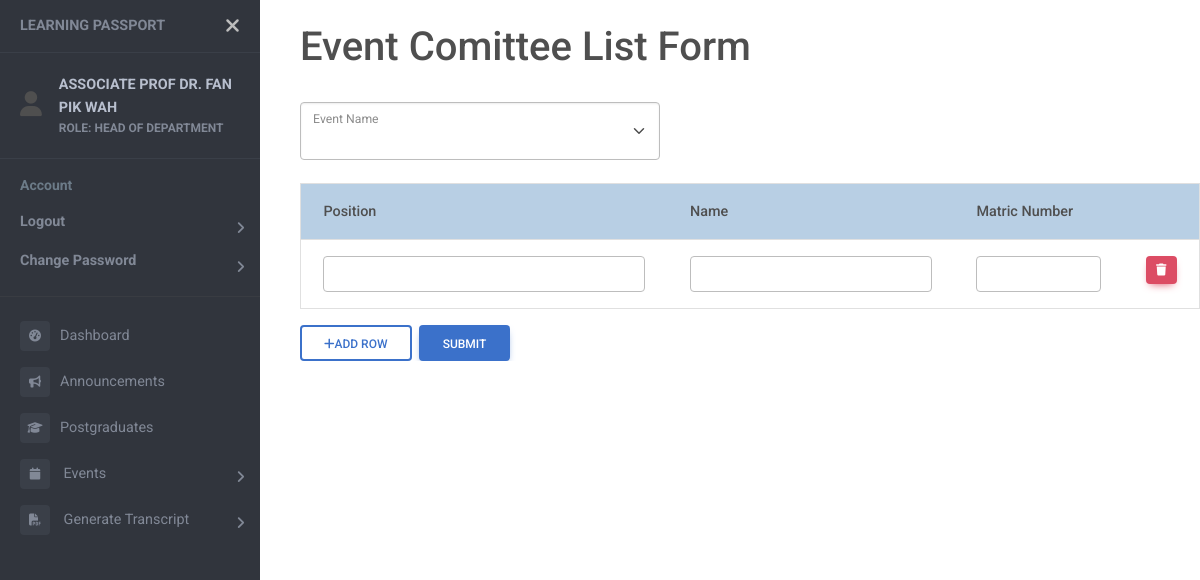
The page /try (signed in) on the database its author committed.
### users/models.py (models this page shows)
class User(AbstractUser):
    objects = UserManager()
    email = models.EmailField('email adress', unique=True)
    USERNAME_FIELD = 'email'
    REQUIRED_FIELDS = []
    first_name = None
    last_name = None
    username = None
    full_name = models.CharField(max_length=50, null=True)
    name_chi = models.CharField(max_length=50, null=True)
    password = models.CharField(max_length=128)
    last_login = models.DateTimeField(auto_now=True)
    ROLES = (
        ("SUPER ADMIN", "SUPER ADMIN"),
        ("ADMIN", "ADMIN"),
        ("HEAD OF DEPARTMENT", "HEAD OF DEPARTMENT"),
        ("LECTURER", "LECTURER"),
        ("STUDENT", "STUDENT"),
    )
    role = models.CharField(max_length=20, choices=ROLES, default="STUDENT")
    is_active = models.BooleanField(default=True)
    contact = models.CharField(max_length=20, null=True)
    address = models.CharField(max_length=100, null=True)
    date_inactive = models.DateField(null=True)

### events/views.py (the view)
# urls.py: path('try', views.dynamicInput, name="Dynamic"),
def dynamicInput (request):
    context = {
        "event_name": "Event 1"
    }
    return render (request, "event_com_form.html", context)

### templates/event_com_form.html (shortened to what this page needs)
<!DOCTYPE html>
{% extends "sidebar.html" %}
{% block content %}
{% load static %}
<!DOCTYPE html>
<!DOCTYPE html>
<html lang="en">
<head>
</head>
<body>
    <h1>Event Comittee List Form</h1>
    <br>
    <form method="POST">
        {% if 'Edit' in page_name %}
        <div class="form-floating" style="width:40%">
            <input class="form-control" type="text" name="event_name" value="{{event_name}}" required disabled>
            <label for="event_name_e">Event Name</label>
        </div>
        {% else %}
        <div class="form-floating" style="width:40%">
            <select id="event_name_e" class="form-select" name="event_id" value="{{event_name}}" required>
            </select>
            <label for="event_name_e">Event Name</label>
        </div>
        {% endif %}
        <br>
        <table class="table"">
        <thead>
            <tr>
                <th style=" width: 45%;">Position</th>
            <th style="width: 35% ;">Name</th>
            <th style="width: 30%;">Matric Number</th>
            <th></th>
            </tr>
            </thead>
            <tbody id="dynamic-form">
                {% if coms_students %}
                {% for com, student in coms_students %}
                <tr>
                    <td><input class="form-control" type="text" name="position[]" value="{{com.position}}" required>
                    </td>
                    <td><input class="form-control" type="text" name="name[]" value="{{student.user.full_name}}" required></td>
                    <td><input class="form-control" type="text" name="matric[]" value="{{com.student.matric_no}}" required></td>
                    <td><button class="btn btn-danger delete-button" onclick="deleteRow(this)"><i
                        class="fas fa-trash"></i></button></td>
                </tr>
                {% endfor %}
                {% else %}
                <tr>
                    <td><input class="form-control" type="text" name="position[]" required></td>
                    <td><input class="form-control" type="text" name="name[]" required></td>
                    <td><input class="form-control" type="text" name="matric[]" required></td>
                    <td><button class="btn btn-danger delete-button" onclick="deleteRow(this)"><i
                                class="fas fa-trash"></i></button></td>
                </tr>
                {% endif %}
            </tbody>
        </table>
        <button class="btn btn-outline-primary" type="button" onclick="addRow()"><i class="fas fa-add"></i>Add
            Row</button>&nbsp;
        <button class="btn btn-primary" type="submit" name="submit">Submit</button>
    </form>
</body>
</html>
{% endblock %}

### templates/sidebar.html (shortened to what this page needs)
<!DOCTYPE html>
<html>
<head>
    {% load static %}
    <link rel="stylesheet" href="https://cdnjs.cloudflare.com/ajax/libs/font-awesome/6.4.2/css/all.min.css">
    <link rel="stylesheet" href="{% static 'css/event_list.css' %}">
    <link href="https://cdnjs.cloudflare.com/ajax/libs/mdb-ui-kit/6.4.1/mdb.min.css" rel="stylesheet" />
    <link href="https://fonts.cdnfonts.com/css/mona-sans" rel="stylesheet">
    <link rel="stylesheet" href="{% static 'css/sidebar.css' %}">
</head>
<body>
    <div class="page-wrapper chiller-theme toggled">
        <nav id="sidebar" class="sidebar-wrapper">
            <div class="sidebar-content">
                <div class="sidebar-brand">
                    <a href="#">Learning Passport</a>
                    <div id="close-sidebar">
                        <i class="fas fa-times"></i>
                    </div>
                </div>
                {% if request.user.is_authenticated %}
                    <div class="sidebar-header">
                        <div style="display: flex; vertical-align: middle; align-items: center;">
                            <div>
                                <i class="fa fa-user" style="font-size:25px"></i>
                            </div>
                            <div class="user-info">
                                <span class="user-name">
                                    <strong>{{ request.user.full_name }}</strong>
                                </span>
                                <span class="user-role">
                                    <strong>ROLE: {{ request.user.get_role_display }}</strong>
                                </span>
                            </div>
                        </div>
                    </div>
                {% endif %}
                <div class="sidebar-menu">
                    <ul>
                        <li class="header-menu">
                            <span>Account</span>
                            <ul id="userAction">
                                {% if request.user.is_authenticated %}
                                    <li class="sidebar-dropdown">
                                        <a href="{% url 'logout' %}"><strong>Logout</strong></a>
                                    </li>
                                    <li class="sidebar-dropdown">
                                        <a href="{% url 'change-password' %}"><strong>Change Password</strong></a>
                                    </li>
                                    <hr>
                                {% else %}
                                    <li class="sidebar-dropdown">
                                        <a href="{% url 'login' %}"><strong>Login</strong></a>
                                    </li>
                                {% endif %}
                            </ul>
                        </li>
                        {% if request.user.is_authenticated %}
                            <li class="sidebar-item">
                                <a href="{% url 'dashboard' %}"><i class="fa-solid fa-tachometer-alt"></i>Dashboard</a>
                            </li>
                            <li class="sidebar-item">
                                <a href="{% url 'announcements' %}"><i class="fa-solid fa-bullhorn"></i>Announcements</a>
                            </li>
                            {% if not 'STUDENT' in request.user.role %}
                                <li class="sidebar-item">
                                    <a href="{% url 'postgrad' %}"><i class="fa-solid fa-graduation-cap"></i>Postgraduates</a>
                                </li>
                            {% endif %}
                            <li class="sidebar-dropdown">
                                <a href="#">
                                    <i class="fa fa-calendar"></i>
                                    <span>Events</span>
                                </a>
                            </li>
                            {% if request.user.role in "SUPER ADMIN LECTURER HEAD OF DEPARTMENT" %}
                            <li class="sidebar-dropdown">
                                <a href="#">
                                    <i class="fa-solid fa-file-pdf"></i></i>
                                    <span>Generate Transcript</span>
                                </a>
                            </li>
                            {% endif %}
                    </ul>
                    {% endif %}
                </div>
            </div>
        </nav>
        <main class="page-content">
            <br>
            <div class="container-fluid" style="overflow-x: auto;">
                {% block content %}{% endblock %}
            </div>
        </main>
    </div>
</body>
</html>

### static/css/sidebar.css (style rules this page uses)
body { font-size: 0.9rem; }
.page-wrapper .sidebar-wrapper, .sidebar-wrapper .sidebar-brand > a, .sidebar-wrapper .sidebar-dropdown > a:after, .sidebar-wrapper .sidebar-menu .sidebar-dropdown .sidebar-submenu li a:before, .sidebar-wrapper ul li a i, .page-wrapper .page-content, .sidebar-wrapper .sidebar-search input.search-menu, .sidebar-wrapper .sidebar-search .input-group-text, .sidebar-wrapper .sidebar-menu ul li a, #show-sidebar, #close-sidebar { -webkit-transition: all 0.3s ease; -moz-transition: all 0.3s ease; -ms-transition: all 0.3s ease; -o-transition: all 0.3s ease; transition: all 0.3s ease; }
.page-wrapper { height: 100vh; }
.page-wrapper.toggled .sidebar-wrapper { left: 0px; }
@media screen and (min-width: 768px) { .page-wrapper.toggled .page-content { padding-left: 300px; } }
.sidebar-wrapper { width: 260px; height: 100%; max-height: 100%; position: fixed; top: 0; left: -300px; z-index: 999; }
.sidebar-wrapper ul { list-style-type: none; padding: 0; margin: 0; }
.sidebar-wrapper a { text-decoration: none; }
.sidebar-content { max-height: calc(100% - 30px); height: calc(100% - 30px); overflow-y: auto; position: relative; }
.sidebar-wrapper .sidebar-brand { padding: 10px 20px; display: flex; align-items: center; }
.sidebar-wrapper .sidebar-brand > a { text-transform: uppercase; font-weight: bold; flex-grow: 1; }
.sidebar-wrapper .sidebar-brand #close-sidebar { cursor: pointer; font-size: 20px; }
.sidebar-wrapper .sidebar-header { padding: 20px; overflow: hidden; }
.sidebar-wrapper .sidebar-header .user-info { float: left; }
.sidebar-wrapper .sidebar-header .user-info > span { display: block; }
.sidebar-wrapper .sidebar-header .user-info .user-role { font-size: 12px; }
.sidebar-wrapper .sidebar-menu { padding-bottom: 10px; }
.sidebar-wrapper .sidebar-menu .header-menu span { font-weight: bold; font-size: 14px; padding: 15px 20px 5px 20px; display: inline-block; }
.sidebar-wrapper .sidebar-menu ul li a { display: inline-block; width: 100%; text-decoration: none; position: relative; padding: 8px 30px 8px 20px; }
.sidebar-wrapper .sidebar-menu ul li a i { margin-right: 10px; font-size: 12px; width: 30px; height: 30px; line-height: 30px; text-align: center; border-radius: 4px; }
.sidebar-wrapper .sidebar-menu .sidebar-dropdown > a:after { font-family: "Font Awesome 5 Free"; font-weight: 900; content: "\f105"; font-style: normal; display: inline-block; font-style: normal; font-variant: normal; text-rendering: auto; -webkit-font-smoothing: antialiased; -moz-osx-font-smoothing: grayscale; text-align: center; background: 0 0; position: absolute; right: 15px; top: 14px; }
.page-wrapper .page-content { display: inline-block; width: 100%; padding-left: 0px; padding-top: 0px; }
.page-wrapper .page-content > div { padding: 0px 0px; }
.page-wrapper .page-content { overflow-x: hidden; }
.chiller-theme .sidebar-wrapper { background: #31353D; }
.chiller-theme .sidebar-wrapper .sidebar-header, .chiller-theme .sidebar-wrapper .sidebar-search, .chiller-theme .sidebar-wrapper .sidebar-menu { border-top: 1px solid #3a3f48; }
.chiller-theme .sidebar-wrapper .sidebar-header .user-info .user-role, .chiller-theme .sidebar-wrapper .sidebar-header .user-info .user-status, .chiller-theme .sidebar-wrapper .sidebar-search input.search-menu, .chiller-theme .sidebar-wrapper .sidebar-search .input-group-text, .chiller-theme .sidebar-wrapper .sidebar-brand>a, .chiller-theme .sidebar-wrapper .sidebar-menu ul li a, .chiller-theme .sidebar-footer>a { color: #818896; }
.chiller-theme .sidebar-wrapper .sidebar-menu ul li:hover>a, .chiller-theme .sidebar-wrapper .sidebar-menu .sidebar-dropdown.active>a, .chiller-theme .sidebar-wrapper .sidebar-header .user-info, .chiller-theme .sidebar-wrapper .sidebar-brand>a:hover, .chiller-theme .sidebar-footer>a:hover i { color: #b8bfce; }
.page-wrapper.chiller-theme.toggled #close-sidebar { color: #bdbdbd; }
.chiller-theme .sidebar-wrapper .sidebar-menu ul li a i, .chiller-theme .sidebar-wrapper .sidebar-menu .sidebar-dropdown div, .chiller-theme .sidebar-wrapper .sidebar-search input.search-menu, .chiller-theme .sidebar-wrapper .sidebar-search .input-group-text { background: #3a3f48; }
.chiller-theme .sidebar-wrapper .sidebar-menu .header-menu span { color: #6c7b88; }

### templates/event_com_form.html (style rules this page uses)
table { width: 100%; border: 1px solid #ddd; }
thead { background-color: rgb(184, 207, 228); }
td { padding: 8px; text-align: left; }
.delete-button { color: #fff; border: none; padding: 5px 10px; cursor: pointer; }

### rows shown on the page
User: user.full_name "ASSOCIATE PROF DR. FAN PIK WAH", user.role "HEAD OF DEPARTMENT"
